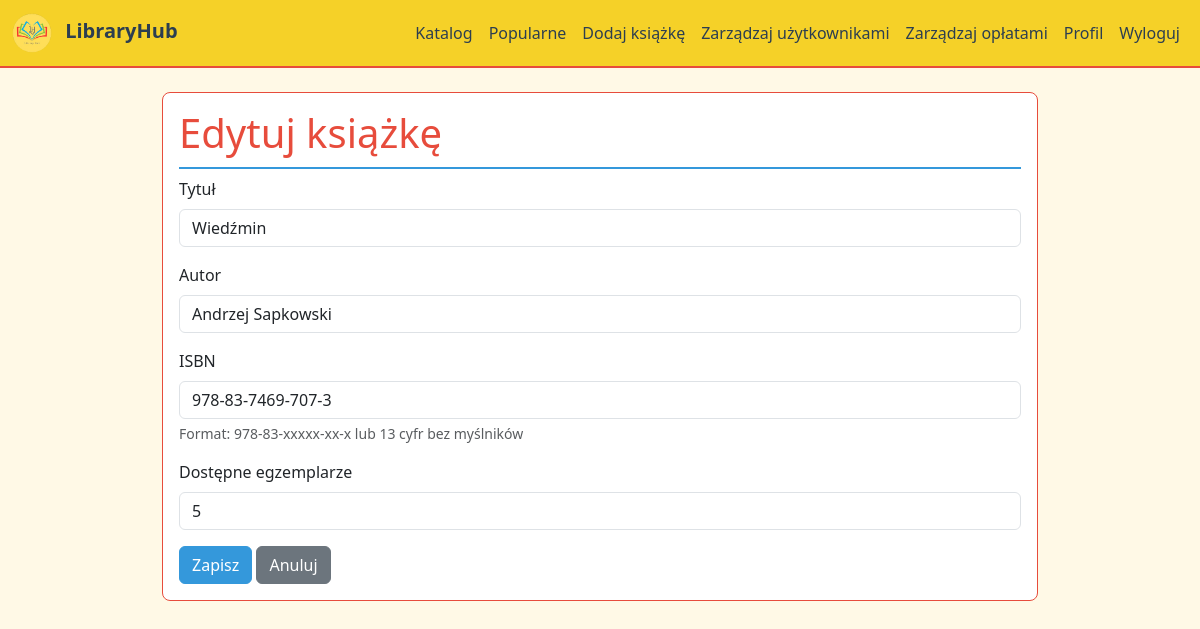
/edit_book/1 (signed in), run on the app's committed database.
### tables this page shows
CREATE TABLE books
                 (id INTEGER PRIMARY KEY, title TEXT, author TEXT, added_date TEXT,
                  available INTEGER, last_edited TEXT, isbn TEXT UNIQUE);

### app.py (the view, shortened to what this page needs)
@app.route('/edit_book/<int:book_id>', methods=['GET', 'POST'])
@login_required
def edit_book(book_id):
    if not current_user.is_admin:
        return redirect(url_for('catalog'))
    try:
        conn = sqlite3.connect('database/library.db')
        c = conn.cursor()
        c.execute('SELECT * FROM books WHERE id = ?', (book_id,))
        book = c.fetchone()
        conn.close()
        if not book:
            return redirect(url_for('catalog'))
        return render_template('edit_book.html', book=book)
    except Exception as e:
        return redirect(url_for('catalog'))

### app.py (called while the page is built)
@login_manager.user_loader
def load_user(user_id):
    try:
        conn = sqlite3.connect('database/library.db')
        c = conn.cursor()
        c.execute('SELECT id, username, is_admin FROM users WHERE id = ?', (user_id,))
        user = c.fetchone()
        conn.close()
        if user:
            return User(user[0], user[1], user[2])
    except Exception:
        pass
    return None

### templates/edit_book.html (shortened to what this page needs)
{% extends "base.html" %}
{% block content %}
<div class="card mt-4">
    <div class="card-body">
        <h1 class="card-title">Edytuj książkę</h1>
        <form method="POST">
            <div class="mb-3">
                <label class="form-label">Tytuł</label>
                <input type="text" name="title" class="form-control" value="{{ book[1] }}" required>
            </div>
            <div class="mb-3">
                <label class="form-label">Autor</label>
                <input type="text" name="author" class="form-control" value="{{ book[2] }}" required>
            </div>
            <div class="mb-3">
                <label class="form-label">ISBN</label>
                <input type="text" name="isbn" class="form-control" value="{{ book[6] if book|length > 6 else '' }}" required>
                <div class="form-text">Format: 978-83-xxxxx-xx-x lub 13 cyfr bez myślników</div>
            </div>
            <div class="mb-3">
                <label class="form-label">Dostępne egzemplarze</label>
                <input type="number" name="available" class="form-control" value="{{ book[4] }}" min="0" max="100" required>
            </div>
            <button type="submit" class="btn btn-primary">Zapisz</button>
            <a href="{{ url_for('catalog') }}" class="btn btn-secondary">Anuluj</a>
        </form>
    </div>
</div>
{% endblock %}

### templates/base.html (style rules this page uses)
body { background-color: #FFF9E6; color: #2C3E50; }
.card { border: 1px solid #E74C3C; border-radius: 8px; background-color: #FFFFFF; }
.card-title { color: #E74C3C; border-bottom: 2px solid #3498DB; padding-bottom: 10px; }
.btn-primary { background-color: #3498DB; border-color: #3498DB; }

### data on the page
books: title "Wiedźmin", author "Andrzej Sapkowski", isbn "978-83-7469-707-3", available "5"
